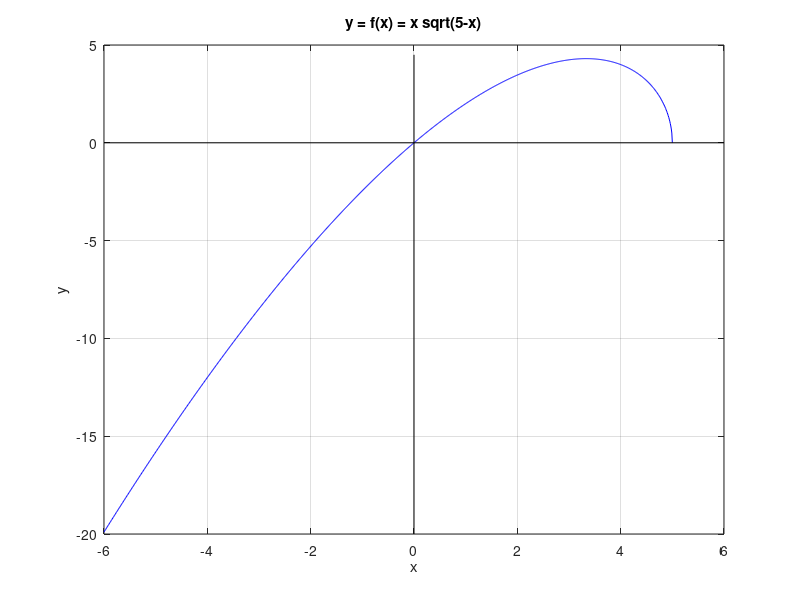

MATLAB code for this plot:
clf;

% The graph of  y = x sqrt{5-x}

x = -6:0.01:5;
y = x.*sqrt(5-x);
plot(x,y,'b')
hold on
grid

% The x axis
x = linspace(-6,6,2);
y = 0.*x;
plot(x,y,'k')

% The y axis
y = linspace(-20,4.5,2);
x = 0*y;
plot(x,y,'k');

% The title and the labels
xlabel('x')
ylabel('y')
title('y = f(x) = x sqrt(5-x)')
